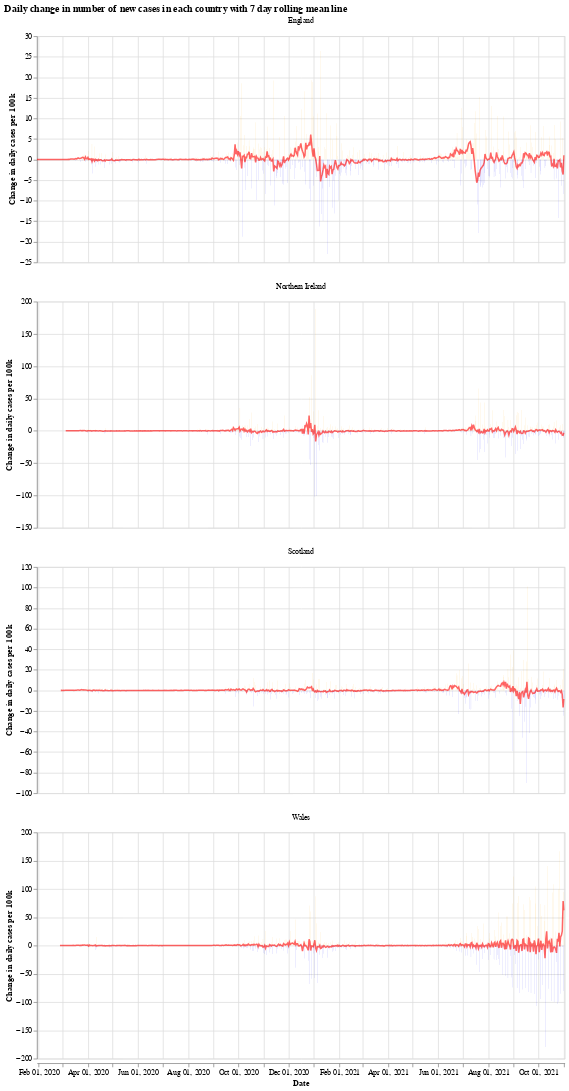

Notebook code for this chart:
### Markdown cell above
We will use the Python library `Altair` for visualising the data, see the [altair docs](https://altair-viz.github.io/) for more information.

First we have a graph which shows the daily change in the number of new cases for each country. This number jumps up and down all over the place, which is likely due to delay in reporting of new cases over the weekend. Another interesting thing is that it looks like the daily cases in Wales experienced a much shorter period of calm over the summer (calm in the sense of daily cases not jumping up and down).

The orange bars are days when the number of new cases (per 100k population) was more than the previous day, while the blue are days when the number of new cases dropped. The red line is the 7 day moving average. 

When the moving average line is below 0, it means that there is a consistent drop in new cases. We can see this clearly happening around the times that lockdowns were introduced (though, to varying degrees). I will update the graphs soon with a marker of when each lockdown started.

### Code cell
# collapse
import altair as alt

bars = alt.Chart(uk_cases).mark_bar().encode(
    x=alt.X("yearmonthdate(date):T", axis=alt.Axis(title='Date')),
    y=alt.Y("casesChangeRate:Q", axis=alt.Axis(title='Change in daily cases per 100k')),
    tooltip='casesChange',
    color=alt.condition(
        alt.datum.casesChangeRate > 0,
        alt.value("orange"),  # The positive color
        alt.value("blue")  # The negative color
    )
).properties(title='Daily change in number of new cases with 7 day rolling mean',width=700).interactive()

line = alt.Chart(uk_cases).mark_line(
    color='red',
    size=2,
    opacity=0.6
).transform_window(
    rolling_mean='mean(casesChangeRate)',
    frame=[0, 7],
    groupby=['areaName']
).encode(
    x='yearmonthdate(date):T',
    y='rolling_mean:Q'
)

alt.layer(bars, line, data=uk_cases).facet(alt.Column(
    'areaName', title=''), columns=1).resolve_scale(y='independent').properties(title='Daily change in number of new cases in each country with 7 day rolling mean line')

### Figure 1 — Vega-Lite specification as saved in the notebook (floating-point values rounded to 4 significant figures; data arrays with more than 128 entries replaced by an {"elided": "..."} marker saying what was removed)
{"config": {"view": {"continuousWidth": 400, "continuousHeight": 300}}, "data": {"name": "data-dda4419bbccdaf76fb6d0cd5149cbfc7"}, "facet": {"type": "nominal", "field": "areaName", "title": ""}, "spec": {"layer": [{"mark": "bar", "encoding": {"color": {"condition": {"value": "orange", "test": "(datum.casesChangeRate > 0)"}, "value": "blue"}, "tooltip": {"type": "quantitative", "field": "casesChange"}, "x": {"type": "temporal", "axis": {"title": "Date"}, "field": "date", "timeUnit": "yearmonthdate"}, "y": {"type": "quantitative", "axis": {"title": "Change in daily cases per 100k"}, "field": "casesChangeRate"}}, "selection": {"selector001": {"type": "interval", "bind": "scales", "encodings": ["x", "y"]}}, "title": "Daily change in number of new cases with 7 day rolling mean", "width": 700}, {"mark": {"type": "line", "color": "red", "opacity": 0.6, "size": 2}, "encoding": {"x": {"type": "temporal", "field": "date", "timeUnit": "yearmonthdate"}, "y": {"type": "quantitative", "field": "rolling_mean"}}, "transform": [{"window": [{"op": "mean", "field": "casesChangeRate", "as": "rolling_mean"}], "frame": [0, 7], "groupby": ["areaName"]}]}]}, "columns": 1, "resolve": {"scale": {"y": "independent"}}, "title": "Daily change in number of new cases in each country with 7 day rolling mean line", "$schema": "https://vega.github.io/schema/vega-lite/v4.8.1.json", "datasets": {"data-dda4419bbccdaf76fb6d0cd5149cbfc7": {"elided": "2476 records"}}}
